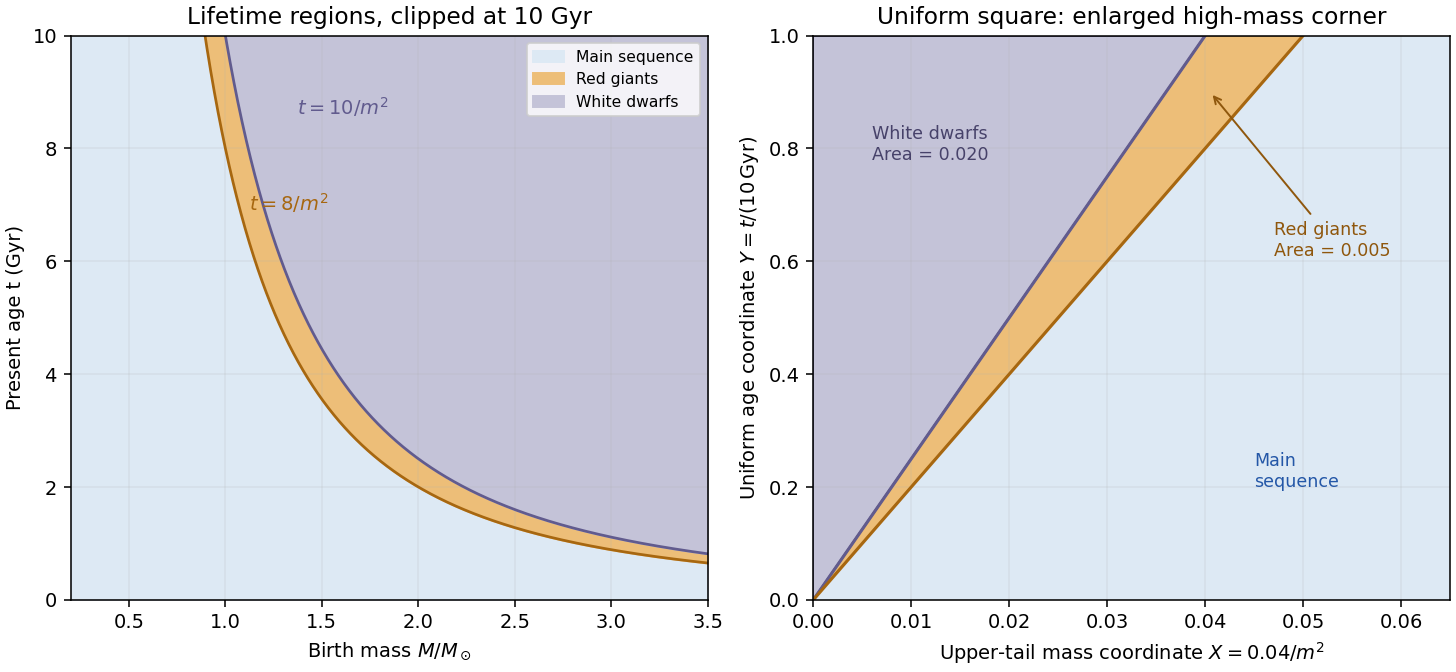

Source code (Python):
"""Population-region sketches. Python 3.14, NumPy 2.3.5, Matplotlib 3.10.7.

Writes only paper-42-population-regions.png to the caller's working directory.
Preserves the caller's MPLCONFIGDIR setting.
"""
import numpy as np
import matplotlib
matplotlib.use("Agg")
import matplotlib.pyplot as plt
from matplotlib.patches import Polygon

fig, axes = plt.subplots(1, 2, figsize=(10.4, 4.8), layout="constrained")
fig.patch.set_facecolor("white")
for ax in axes:
    ax.set_facecolor("white")
    ax.grid(alpha=0.18)
mass = np.linspace(0.2, 3.5, 1200)
a, b = 8 / mass ** 2, 10 / mass ** 2
ax = axes[0]
ax.fill_between(mass, 0, np.minimum(a, 10), color="#dde9f4", label="Main sequence")
ax.fill_between(mass, a, np.minimum(b, 10), where=a <= 10,
                color="#edbe78", interpolate=True, label="Red giants")
ax.fill_between(mass, b, 10, where=b <= 10, color="#c4c3d8",
                interpolate=True, label="White dwarfs")
ax.plot(mass, a, color="#a76710", linewidth=1.4)
ax.plot(mass, b, color="#615b8e", linewidth=1.4)
ax.set(xlim=(0.2, 3.5), ylim=(0, 10), xlabel=r"Birth mass $M/M_\odot$",
       ylabel="Present age t (Gyr)", title="Lifetime regions, clipped at 10 Gyr")
ax.text(1.12, 6.9, r"$t=8/m^2$", color="#a76710", fontsize=10)
ax.text(1.37, 8.6, r"$t=10/m^2$", color="#615b8e", fontsize=10)
ax.legend(loc="upper right", fontsize=8)
ax = axes[1]
ax.add_patch(Polygon([(0, 0), (0, 1), (1/25, 1)], facecolor="#c4c3d8", edgecolor="#615b8e"))
ax.add_patch(Polygon([(0, 0), (1/25, 1), (1/20, 1)], facecolor="#edbe78", edgecolor="#a76710"))
ax.add_patch(Polygon([(0, 0), (1/20, 1), (0.065, 1), (0.065, 0)], facecolor="#dde9f4"))
y = np.linspace(0, 1, 100)
ax.plot(y/25, y, color="#615b8e", linewidth=1.6)
ax.plot(y/20, y, color="#a76710", linewidth=1.6)
ax.set(xlim=(0, 0.065), ylim=(0, 1), xlabel=r"Upper-tail mass coordinate $X=0.04/m^2$",
       ylabel=r"Uniform age coordinate $Y=t/(10\,\mathrm{Gyr})$",
       title="Uniform square: enlarged high-mass corner")
ax.text(0.006, 0.78, "White dwarfs\nArea = 0.020", fontsize=9, color="#47426a")
ax.text(0.045, 0.2, "Main\nsequence", fontsize=9, color="#2457a7")
ax.annotate("Red giants\nArea = 0.005", xy=(0.0405, 0.9), xytext=(0.047, 0.61),
            fontsize=9, color="#8f570d", arrowprops={"arrowstyle": "->", "color": "#8f570d"})
fig.savefig("paper-42-population-regions.png", dpi=140, facecolor="white", transparent=False)
plt.close(fig)
